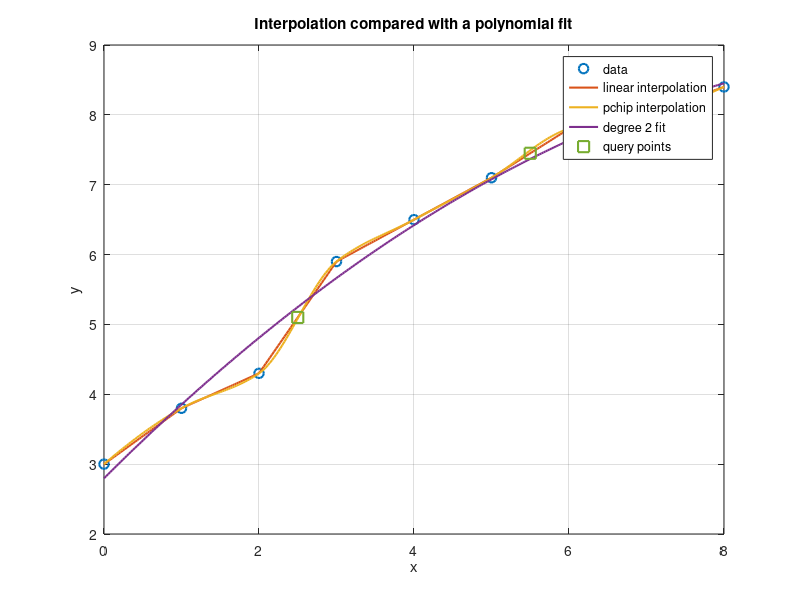

Write the MATLAB code that produced this figure.
% MATH 346 - Week 3
% Compare interpolation with polynomial fitting

clear; clc; close all;

x = [0 1 2 3 4 5 6 7 8];
y = [3.0 3.8 4.3 5.9 6.5 7.1 7.8 8.0 8.4];

x_query = [2.5 5.5];

y_linear = interp1(x, y, x_query, "linear");
y_pchip = interp1(x, y, x_query, "pchip");

p2 = polyfit(x, y, 2);
y_fit_query = polyval(p2, x_query);

for k = 1:numel(x_query)
    fprintf("x = %.1f: linear = %.3f, pchip = %.3f, degree 2 fit = %.3f\n", ...
        x_query(k), y_linear(k), y_pchip(k), y_fit_query(k));
end

x_fine = linspace(min(x), max(x), 300);
y_linear_curve = interp1(x, y, x_fine, "linear");
y_pchip_curve = interp1(x, y, x_fine, "pchip");
y_fit_curve = polyval(p2, x_fine);

figure;
plot(x, y, "o", "MarkerSize", 7, "LineWidth", 1.5);
hold on;
plot(x_fine, y_linear_curve, "LineWidth", 1.5);
plot(x_fine, y_pchip_curve, "LineWidth", 1.5);
plot(x_fine, y_fit_curve, "LineWidth", 1.5);
plot(x_query, y_linear, "s", "MarkerSize", 8, "LineWidth", 1.5);
hold off;
grid on;
xlabel("x");
ylabel("y");
title("Interpolation compared with a polynomial fit");
legend("data", "linear interpolation", "pchip interpolation", ...
    "degree 2 fit", "query points", "Location", "best");

fprintf("\nThe query points are inside the measured range.\n");
fprintf("For x-values outside this range, the question becomes extrapolation.\n");
